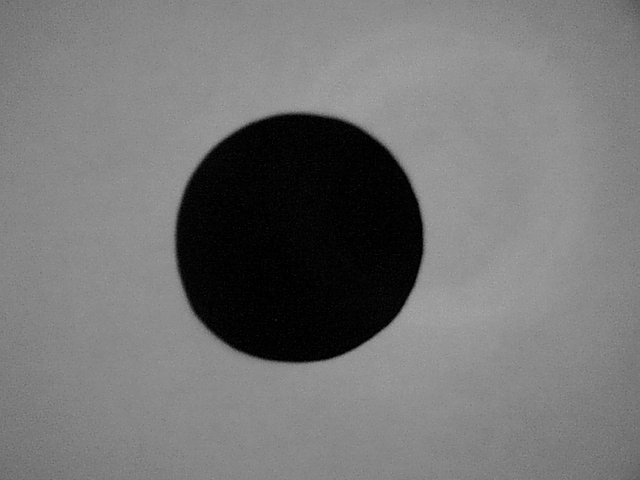
//> input picture trabajo7/circulo/imagen1.png, 640 x 480 px
$ ./hu-moments circulo/ 3   (built with g++ and OpenCV 4)
//> lines starting //> are read from the running program, lines starting //| are printed output that depends on the picture; after the words box and inside, x2 and y2 are one past the last pixel; in counts of white or black regions, pixels touching at a corner belong together
//> in get_best_hu_moments, img is the input picture: 480 rows x 640 cols, CV_8UC3; min 0, max 172, mean 116.7
### trabajo7/include/utils.hpp
#include <stddef.h>

double standard_deviation(double samples[], size_t n);
double variance(double samples[], size_t n);
double mean(double numbers[], size_t len);

### trabajo7/include/image_process.hpp
#include <opencv2/core/mat.hpp>

void hu_moments(cv::Mat img, double huMoments[7]);
cv::Point2d extract_largest_component(cv::Mat src, cv::Mat& dst);
void get_img_border(cv::Mat src, cv::Mat& dst);
void print_points_img_bin(cv::Mat img);

### trabajo7/lib/utils.cpp
#include "utils.hpp"

#include <inttypes.h>
#include <math.h>

#include <numeric>
#include <vector>

// [11 lines left out: function distance_hu_moments, not called in this run]

double standard_deviation(double samples[], size_t n) {
  return sqrt(variance(samples, n));
}

double variance(double samples[], size_t n) {
  double variance = 0;
  double t = samples[0];

  for (size_t i = 1; i < n; i++) {
    t += samples[i];
    double diff = ((i + 1) * samples[i]) - t;
    variance += (diff * diff) / ((i + 1.0) * i);
  }

  return variance / (n - 1);
}

double mean(double numbers[], size_t len) {
  double sum = 0;
  for (size_t i = 0; i < len; i++) {
    sum += numbers[i];
  }

  return sum / len;
}

### trabajo7/lib/image_process.cpp
#include "image_process.hpp"

#include <opencv2/core/mat.hpp>
#include <opencv2/imgproc.hpp>

using namespace cv;

// [9 lines left out: function draw_border, not called in this run]

void hu_moments(Mat img, double huMoments[7]) {
  // Calculate Moments
  Moments _moments = moments(img, false);

  // Calculate Hu Moments
  HuMoments(_moments, huMoments);

  // Log scale hu moments
  for (int i = 0; i < 7; i++) {
    huMoments[i] = -1 * copysign(1.0, huMoments[i]) * log10(abs(huMoments[i]));
    // printf("Hu moment [%d]: %f\n", (1 + 1), huMoments[i]);
  }
}

/**
 * Funcion que extrae el componente mas grande de una imagen binaria
 * y devuelve su centroide.
 */
Point2d extract_largest_component(Mat src, Mat& dst) {
  Mat labelImage(src.size(), CV_32S);
  Mat stats, centroids;
  int nLabels =
      connectedComponentsWithStats(src, labelImage, stats, centroids, 8);
  Mat img_largest_component = Mat::zeros(src.rows, src.cols, CV_8UC1);
  int max_area = 0, max_label = 0, area;

  // Obtener la etiqueta del componente con area mayor.
  for (int i = 1; i < nLabels; i++) {
    area = stats.at<int>(i, CC_STAT_AREA);

    if (area > max_area) {
      max_area = area;
      max_label = i;
    }
  }

  // Mostrar solo el componente con area mayor.
  if (max_label != 0) {
    for (int r = 0; r < labelImage.rows; ++r) {
      for (int c = 0; c < labelImage.cols; ++c) {
        int label = labelImage.at<int>(r, c);

        if (label == max_label) {
          img_largest_component.at<uchar>(r, c) = 255;
        }
      }
    }
  }

  // imwrite("debug_largest_comp.png", src);
  dst = img_largest_component;

  return centroids.at<Point2d>(max_label);
}

/**
 * Funcion que obtiene los bordes de una imagen.
 */
void get_img_border(Mat src, Mat& dst) {
  Mat img_blur, img_gray, img_dil, img_sobel;
  uint8_t u;

  // Remove noise by blurring with a Gaussian filter ( kernel size = 3 )
  GaussianBlur(src, img_blur, Size(7, 7), 0, 0, BORDER_DEFAULT);
  medianBlur(img_blur, img_blur, 7);
  // imwrite("debug_blur.png", img_blur);

  // printf("channels: %d\n", src.channels());
  if (src.channels() > 1) {
    cvtColor(img_blur, img_gray, COLOR_BGR2GRAY);
    // imwrite("debug_gray.png", img_gray);
  } else {
    img_gray = img_blur;
  }

  // binarize
  u = 255 * 0.25;
  threshold(img_gray, img_gray, u, 255, THRESH_BINARY);
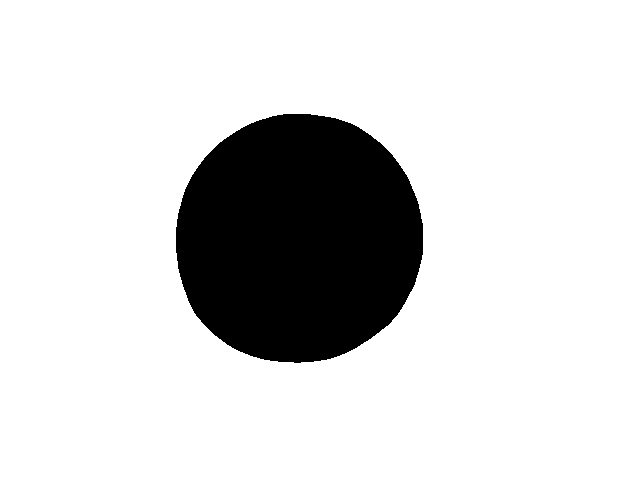
//> img_gray: 480 rows x 640 cols, CV_8UC1; 84.1% white; 1 black region, box (x1, y1, x2, y2) and area: (176, 114, 423, 363) 48838
  // imwrite("debug_gray_bin.png", img_gray);

  Mat elementD = getStructuringElement(MORPH_RECT, Size(3, 3), Point(-1, -1));
  dilate(img_gray, img_dil, elementD, Point(-1, -1), 1);
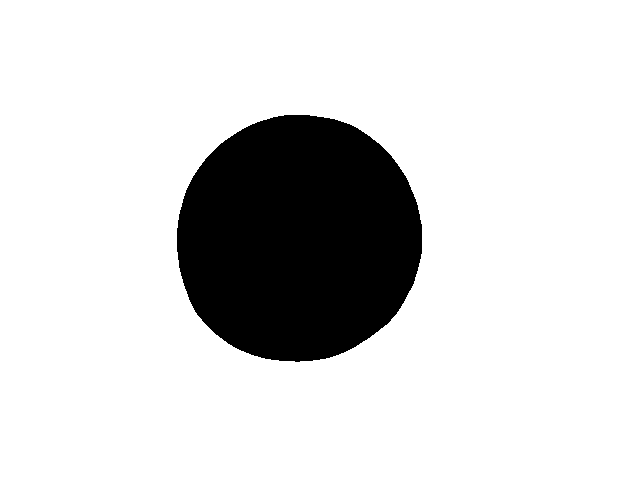
//> img_dil: 480 rows x 640 cols, CV_8UC1; 84.4% white; 1 black region, box (x1, y1, x2, y2) and area: (177, 115, 422, 362) 47850
  // imwrite("debug_dilate.png", img_dil);

  // Sobel
  Mat grad_x, grad_y;
  Mat abs_grad_x, abs_grad_y;
  int ddepth = CV_16S;  // CV_16S;
  int ksize = 5;

  Sobel(img_dil, grad_x, ddepth, 1, 0, ksize, 1, 0, BORDER_DEFAULT);
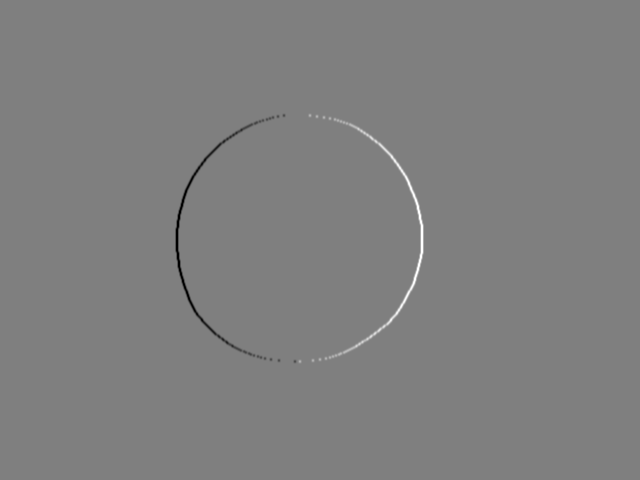
//> grad_x: 480 rows x 640 cols, CV_16SC1; min -12240, max 12240, mean 0; drawn with min black and max white
  convertScaleAbs(grad_x, abs_grad_x);
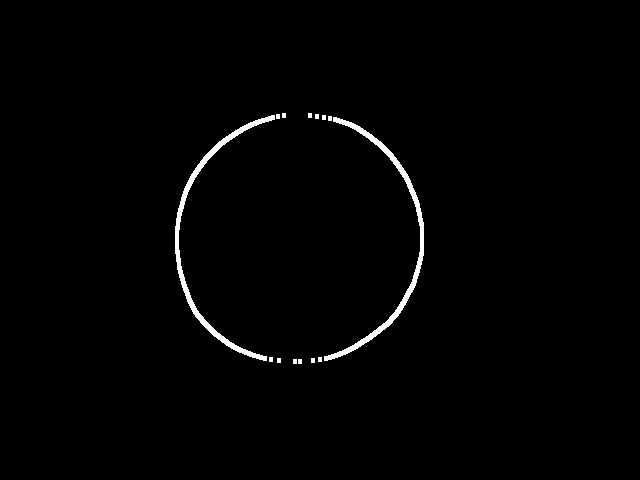
//> abs_grad_x: 480 rows x 640 cols, CV_8UC1; 1.2% white; 14 white regions, largest, box (x1, y1, x2, y2) and area: (175, 115, 275, 361) 1720, (324, 117, 424, 361) 1708, (282, 113, 286, 118) 20
  Sobel(img_dil, grad_y, ddepth, 0, 1, ksize, 1, 0, BORDER_DEFAULT);
  convertScaleAbs(grad_y, abs_grad_y);
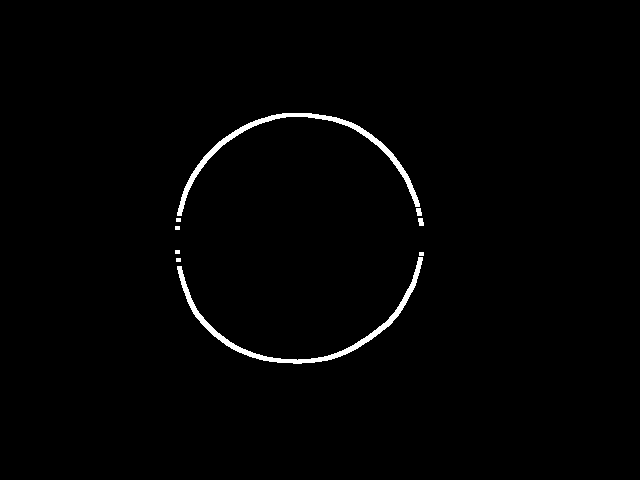
//> abs_grad_y: 480 rows x 640 cols, CV_8UC1; 1.2% white; 9 white regions, largest, box (x1, y1, x2, y2) and area: (177, 257, 423, 364) 1772, (177, 113, 420, 216) 1728, (416, 208, 422, 216) 40
  addWeighted(abs_grad_x, 0.5, abs_grad_y, 0.5, 0, img_sobel);

  // imwrite("imSobel_x.png", img_sobel_x);
  // imwrite("imSobel_y.png", img_sobel_y);
  // imwrite("debug_sobel.png", img_sobel);

  // Morph shapes : MORPH_RECT, MORPH_CROSS, MORPH_ELLIPSE
  Mat img_erode;
  Mat element = getStructuringElement(MORPH_RECT, Size(3, 3), Point(-1, -1));
  erode(img_sobel, img_erode, element, Point(-1, -1), 1);
  // erode(img_sobel, img_erode, Mat(), Point(0, 0), ksize * 2);
  // imwrite("debug_erode.png", img_erode);

  // binarize
  u = 255 * 0.1;
  threshold(img_erode, dst, u, 255, THRESH_BINARY);
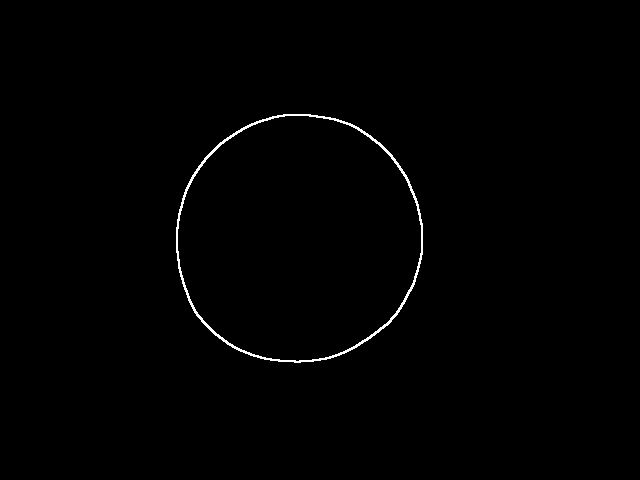
//> dst: 480 rows x 640 cols, CV_8UC1; 0.64% white in thin lines or dots, all inside (x1, y1, x2, y2) = (176, 114, 423, 363)
}

// [17 lines left out: function print_points_img_bin, not called in this run]

### trabajo7/hu-moments.cpp
#include <iostream>
#include <opencv2/core/mat.hpp>
#include <opencv2/imgcodecs.hpp>

#include "image_process.hpp"
#include "utils.hpp"

using namespace std;
using namespace cv;

void get_best_hu_moments(String img_folder_name, double best_hu_moments[7],
                         uint8_t best_hu_moments_len) {
  Mat img, img_border, largest_component;
  vector<String> img_names;
  double huMoments[7];

  glob(img_folder_name + "/*.png", img_names, false);
  int img_len = img_names.size();

  double all_huMoments[7][img_len];

  for (int i = 0; i < img_len; i++) {
    img = imread(img_names[i]);  // Load an image

    // Check if image is loaded fine
    if (img.empty()) {
      printf("Error opening image: %s\n", img_names[i].c_str());
      exit(EXIT_FAILURE);
    }

    get_img_border(img, img_border);
    // imwrite("debug_img_border.png", img_border);

    extract_largest_component(img_border, largest_component);
//> in extract_largest_component, `int nLabels = connectedComponentsWithStats(src, labelImage, stats, cen..`: stats = [[0, 0, 640, 480, 305232], [176, 114, 247, 249, 1968]]; centroids = [[319.6, 239.5], [298.5, 238.2]]; nLabels = 2
//> the loop in extract_largest_component, `for (int i = 1; i < nLabels; i++)` made 1 pass
//> (area, max_area) on pass 1: (1968, 1968)
//> after the loop in extract_largest_component, `for (int i = 1; i < nLabels; i++)`: max_area = 1968; max_label = 1
    // imwrite("out.png", largest_component);

    hu_moments(largest_component, huMoments);
//> huMoments = [1.52, 6.69, 8.3, 9.5, 19.55, 13.48, -18.4]

    // Agregar los momentos de hu de la imagen actual.
    for (uint8_t j = 0; j < 7; j++) {
      all_huMoments[j][i] = huMoments[j];
      // printf("huMoment[%d]: %f\n", (j+1), huMoments[j]);
    }
  }
//> pass 2 of the loop in get_best_hu_moments, `for (int i = 0; i < img_len; i++)`:
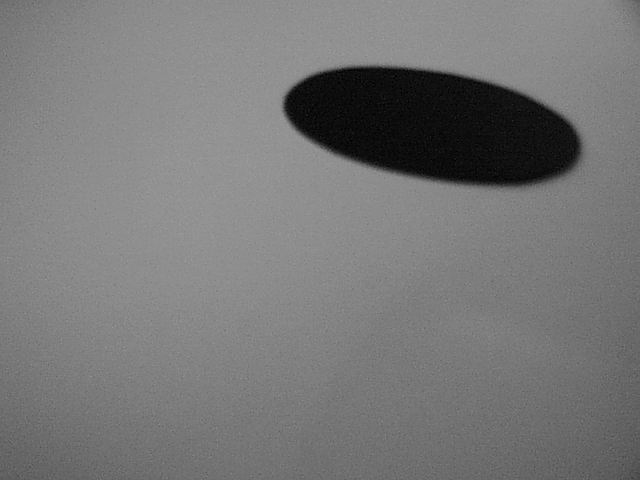
//> input picture trabajo7/circulo/imagen10.png, 640 x 480 px
//> in get_best_hu_moments, img is the input picture: 480 rows x 640 cols, CV_8UC3; min 0, max 162, mean 119.6
//> in get_img_border (call 2), `threshold(img_gray, img_gray, u, 255, THRESH_BINARY);`:
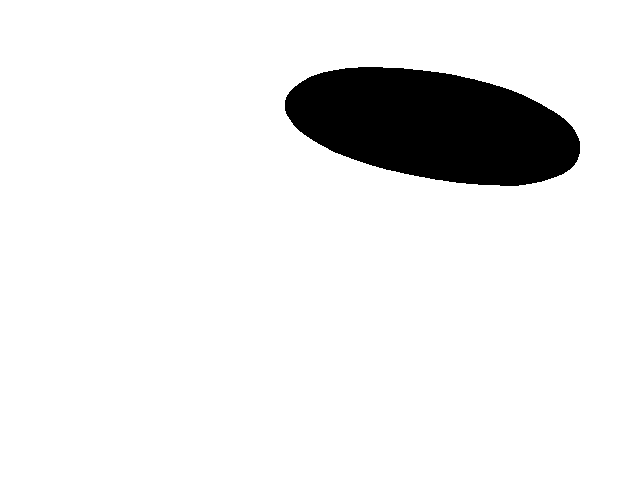
//> img_gray: 480 rows x 640 cols, CV_8UC1; 91.7% white; 1 black region, box (x1, y1, x2, y2) and area: (285, 67, 580, 186) 25458
//> img_dil: 480 rows x 640 cols, CV_8UC1; 92% white; 1 black region, box (x1, y1, x2, y2) and area: (286, 68, 579, 185) 24634
//> abs_grad_x: 480 rows x 640 cols, CV_8UC1; 0.88% white; 35 white regions, largest, box (x1, y1, x2, y2) and area: (472, 78, 581, 183) 992, (284, 71, 389, 171) 956, (454, 74, 466, 81) 60
//> abs_grad_y: 480 rows x 640 cols, CV_8UC1; 1.1% white; 2 white regions, box (x1, y1, x2, y2) and area: (284, 66, 581, 144) 1616, (284, 108, 581, 187) 1616
//> in get_img_border (call 2), `threshold(img_erode, dst, u, 255, THRESH_BINARY);`:
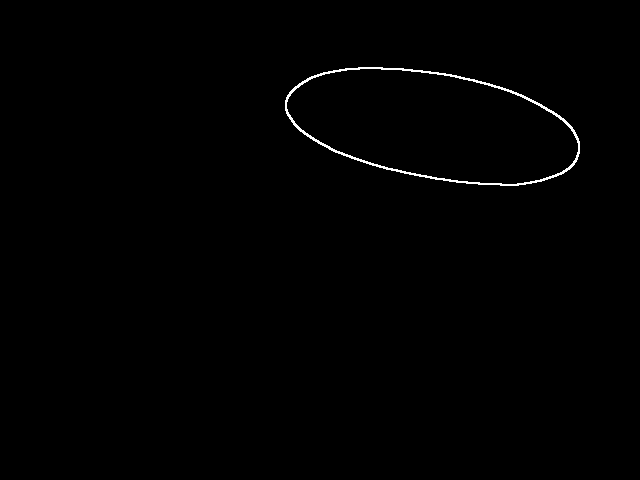
//> dst: 480 rows x 640 cols, CV_8UC1; 0.53% white in thin lines or dots, all inside (x1, y1, x2, y2) = (285, 67, 580, 186)
//> the loop in extract_largest_component (call 2), `for (int i = 1; i < nLabels; i++)` made 1 pass
//> (area, max_area) on pass 1: (1640, 1640)
//> huMoments = [1.59, 3.5, 8.45, 10.26, -19.62, -12.07, -20.72]

  // Calcular la desviacion estandar de los momentos de hu.
  vector<double> std_huMoments;
  double aux_std_huMoments[7];

  for (int i = 0; i < 7; i++) {
    double std = standard_deviation(all_huMoments[i], img_len);
    std_huMoments.push_back(std);
    best_hu_moments[i] = 0;
    aux_std_huMoments[i] = std;
    printf("std [%d]: %f\n",  (i+1), std);
  }
  sort(std_huMoments.begin(), std_huMoments.end());

  // Calcular la media de los n momentos de hu con desviasion estandar mas
  // baja.
  for (uint8_t i = 0; i < best_hu_moments_len; i++) {
    for (uint8_t j = 0; j < 7; j++) {
      if (std_huMoments[i] == aux_std_huMoments[j]) {
        best_hu_moments[j] = mean(all_huMoments[j], img_len);
        break;
      }
    }
  }
}

int main(int argc, char** argv) {
  if (argc != 3) {
    printf("Use: ./hu-moments.o ./folder_name num_best_hu_moments\n");
    return EXIT_FAILURE;
  }

  const char* folder_name = argv[1];
  uint8_t hu_moments_len = atoi(argv[2]);

  double best_hu_moments[7];
  get_best_hu_moments(folder_name, best_hu_moments, hu_moments_len);
  for (uint8_t i = 0; i < 7; i++) {
    printf("%f\n", best_hu_moments[i]);
  }

  return EXIT_SUCCESS;
}
